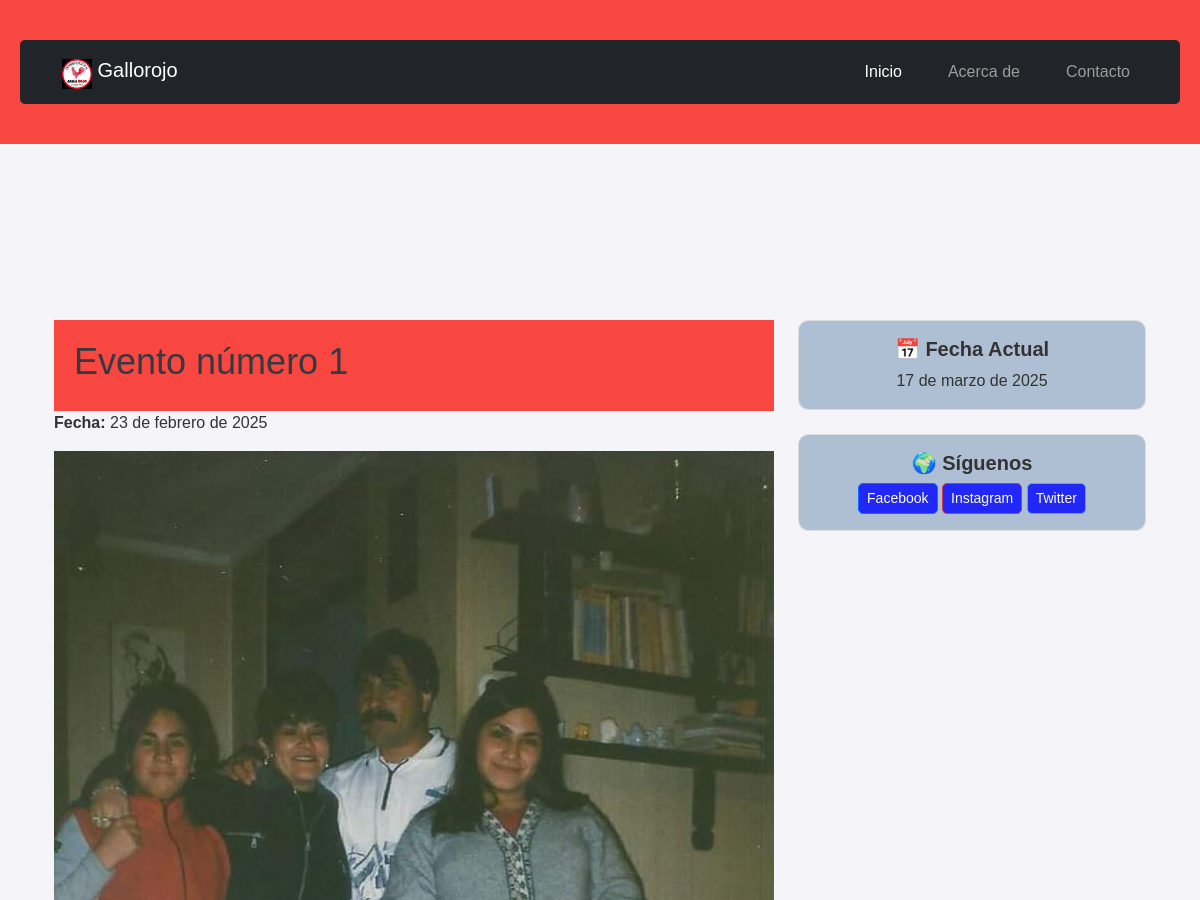
Page /evento/1/ (upper part) on the earlier database version.
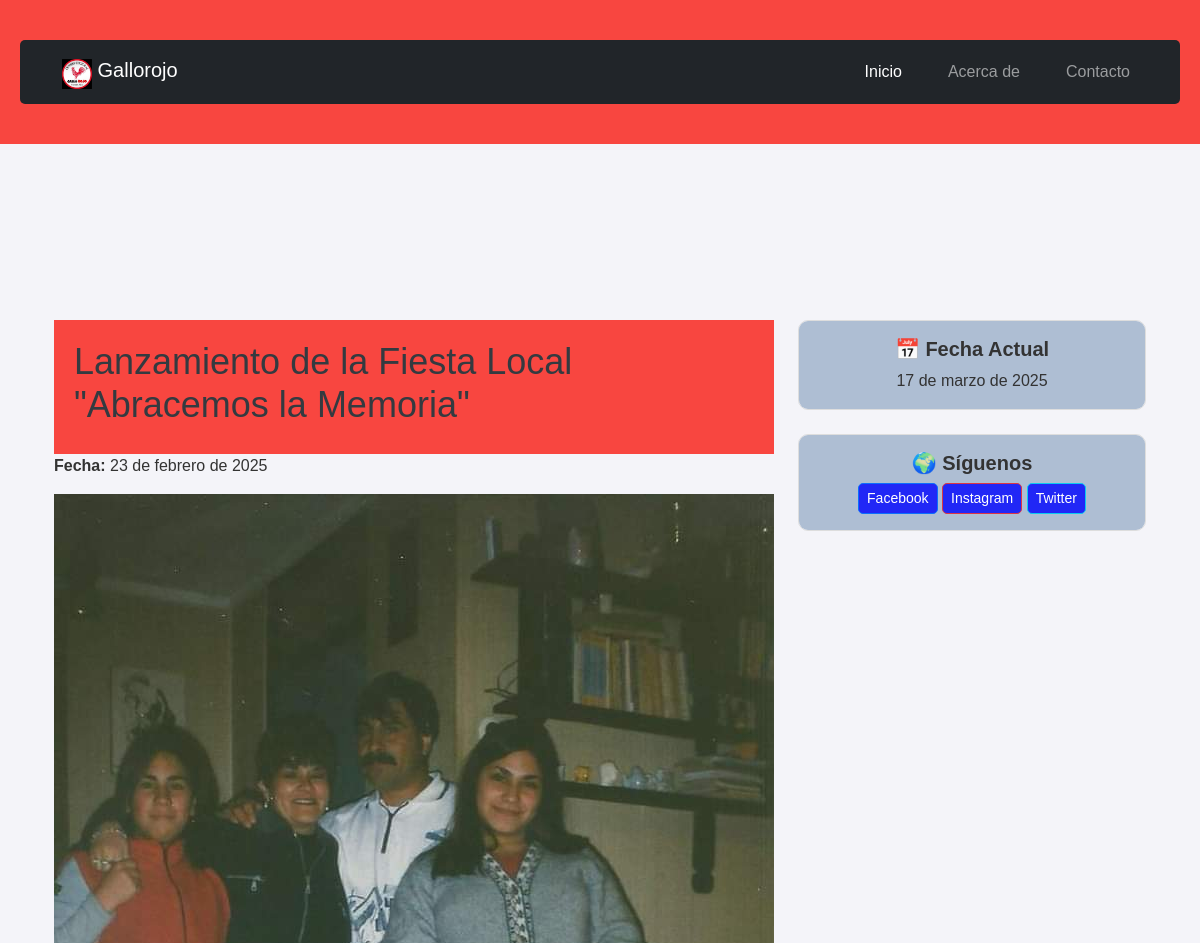
Same page on the later database version.
### core/models.py (models this page shows, shortened)
class Evento(models.Model):
    nombre = models.CharField(max_length=200)
    fecha = models.DateField()
    descripcion = models.TextField(blank=True, null=True)
    imagen = models.ImageField(upload_to='eventos/', blank=True, null=True)  # Nuevo campo para la imagen

### core/views.py (the view)
# urls.py: path('evento/<int:evento_id>/', views.detalle_evento, name='detalle_evento'),
def detalle_evento(request, evento_id):
    evento = get_object_or_404(Evento, id=evento_id)
    contexto = {
        'evento': evento,
        'fecha_actual': date.today(),  # Pasar la fecha actual
    }
    return render(request, 'evento/detalle_evento.html', contexto)

### core/templates/evento/detalle_evento.html (shortened to what this page needs)
{% extends 'core/base.html' %}
{% block content %}
<main class="container mt-5 mb-5">
    <div class="row">
        <div class="col-md-8">
            <header>
                <h1>{{ evento.nombre }}</h1>
            </header>
            <section>
                <p><strong>Fecha:</strong> {{ evento.fecha }}</p>
                {% if evento.imagen %}
                    <img src="{{ evento.imagen.url }}" alt="{{ evento.nombre }}" class="img-fluid">
                {% endif %}
            </section>
        </div>
        <aside class="col-md-4">
            <div class="card mb-4">
                <div class="card-body text-center">
                    <h5 class="card-title">📅 Fecha Actual</h5>
                    <p class="card-text">{{ fecha_actual }}</p>
                </div>
            </div>
            <div class="card">
                <div class="card-body text-center">
                    <h5 class="card-title">🌍 Síguenos</h5>
                    <a href="#" class="btn btn-outline-primary btn-sm">Facebook</a>
                    <a href="#" class="btn btn-outline-danger btn-sm">Instagram</a>
                    <a href="#" class="btn btn-outline-info btn-sm">Twitter</a>
                </div>
            </div>
        </aside>
    </div>
</main>
{% endblock %}

Differences in the rows shown:
changed Evento: nombre "Evento número 1" → "Lanzamiento de la Fiesta Local \"Abracemos la Memoria\""
